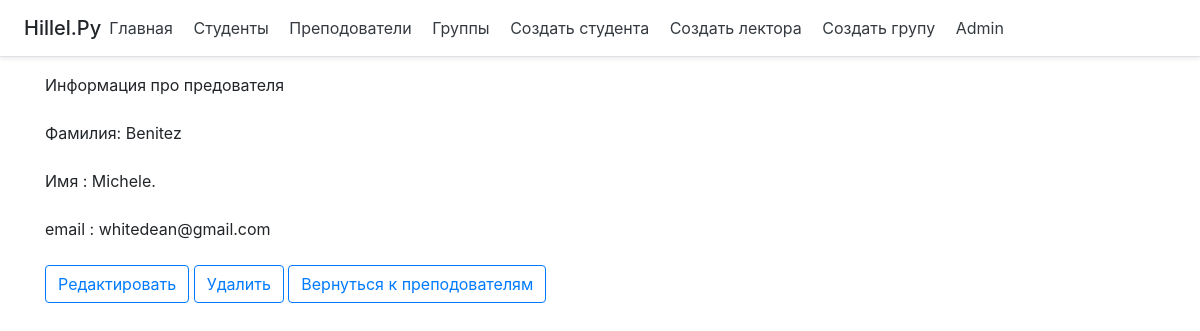
Page /lector/6 on the earlier database version.
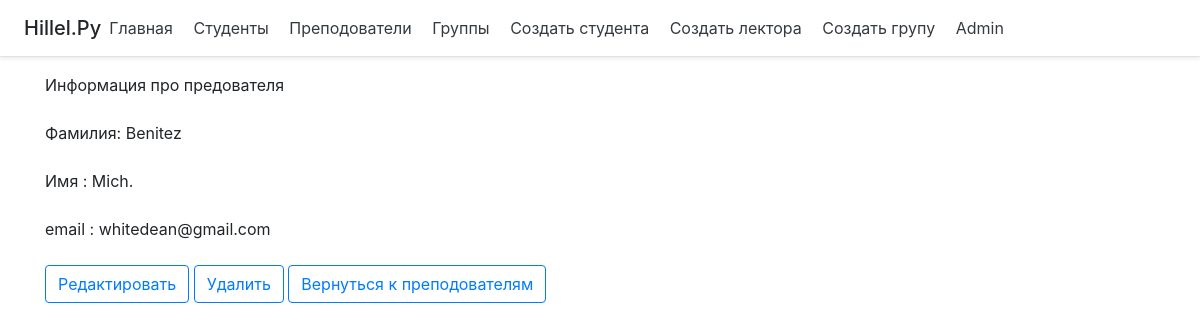
Same page on the later database version.
### main/models.py (models this page shows, shortened)
class Lecturer(models.Model):
    lecturer_id = models.AutoField(primary_key=True)
    first_name = models.CharField('Имя лектора', max_length=100)
    last_name = models.CharField('Фамилия лектора', max_length=100)
    email = models.EmailField(max_length=100)

### main/views.py (the view)
# urls.py: path('lector/<int:lecturer_id>', views.shows_lectors, name='show_lector'),
def shows_lectors(request, lecturer_id):
    lector = get_object_or_404(Lecturer, lecturer_id=lecturer_id)
    return render(request, 'main/showlector.html', {'lector': lector})

### main/templates/main/showlector.html (shortened to what this page needs)
{%extends 'main/base.html'%}
{% block content  %}
Информация про предователя
  <div>
        <p>
            <br> Фамилия: {{ lector.last_name }} </br>
            <br>Имя : {{ lector.first_name }}.</br>
            <br> email : {{ lector.email }} </br>
            <br> <a href="{% url 'edit_lector' lecturer_id=lector.lecturer_id %}">
                    <button type="submit" class="btn btn-outline-primary">Редактировать</button>
             </a>
            <a href="{% url 'delete_lector' lecturer_id=lector.lecturer_id %}">
                    <button type="submit" class="btn btn-outline-primary">Удалить</button>
                </a>
            <a href="{% url 'lector' %}">
                    <button type="submit" class="btn btn-outline-primary">Вернуться к преподователям</button>
                </a>
        </p>
    </div>
{% endblock %}

Differences in the rows shown:
changed Lecturer "Benitez": first_name "Michele" → "Mich"
